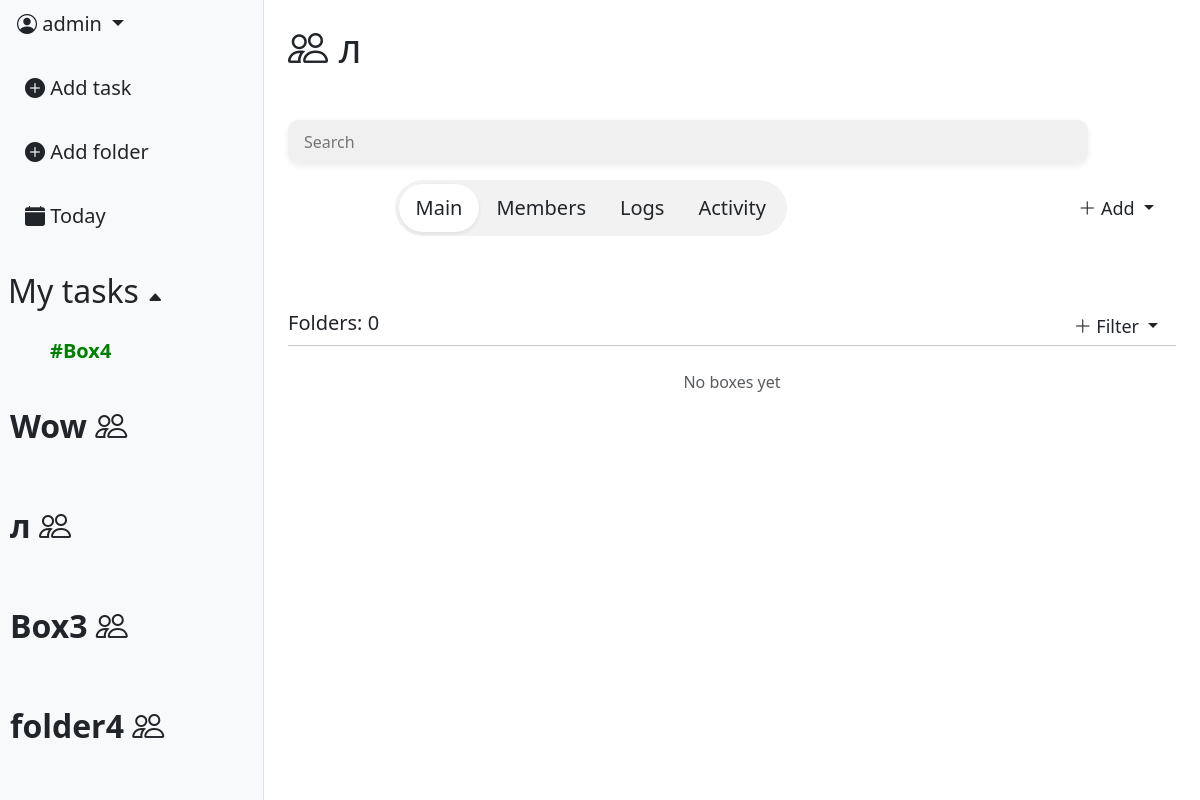
Page /workspace/12/ (signed in) on the earlier database version.
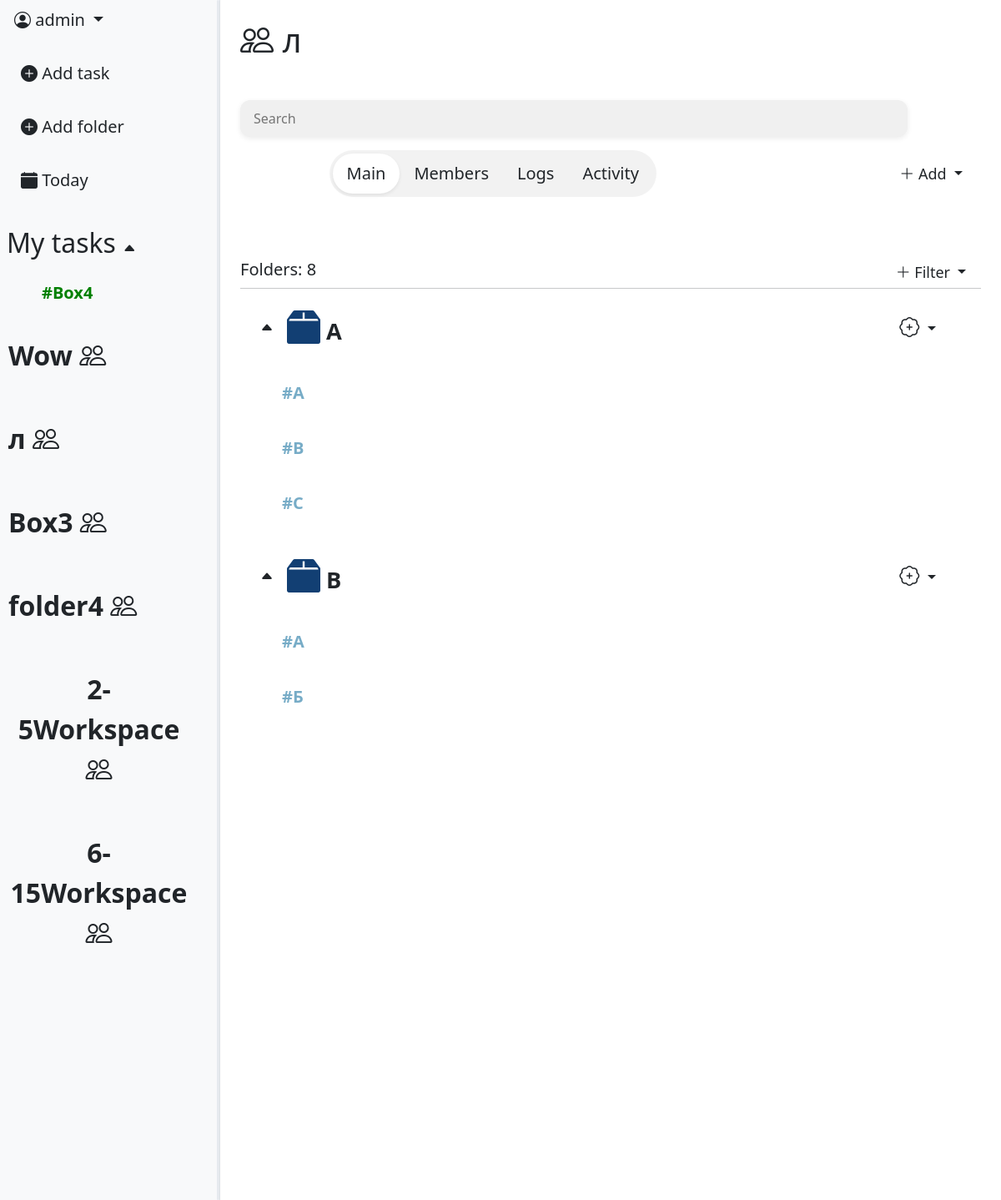
Same page on the later database version.
### task_app/models.py (models this page shows, shortened)
class Folder(models.Model):
    COLOR_VARIATION = [
        ("#77acc7", "🔵Air blue"),
        ("#9966cc", "🟣Amethust"),
        ("#008000", "🟢Apple Green"),
        ("#ff033e", "🔴Red rose"),
        ("#ffe135", "🟡Banana yellow"),
        ("#ff6500", "🟠Sunset"),
        ("#000000", "⚫Black"),
    ]
    color = models.CharField(max_length=30, choices=COLOR_VARIATION, default="#77acc7")
    name = models.CharField(max_length=16)
    box = models.ForeignKey(Box, null=True, blank=True, on_delete=models.CASCADE, default=None, related_name='folders')
    created_at = models.DateTimeField(auto_now_add=True)
    creator = models.ForeignKey(User, on_delete=models.CASCADE)
    workspace = models.ForeignKey(Workspace, on_delete=models.CASCADE, null=True, blank=True, default=None)

class Workspace(models.Model):
    INVITE_PERMISSION = [
        ("owner_only", "Only owner"),
        ("owner_admin", "Owner & Admin"),
                ]
    WORKSPACE_SPACE = [
        ("one", "Just me"),
        ("two_five", "Group (2-5)"),
        ("six_fifteen", "Team (6-15)"),
    ]
    SPACE_LIMITS = {
        "one": 1,
        "two_five": 5,
        "six_fifteen": 15,
    }
    name = models.CharField(max_length=64)
    invite_role = models.CharField(max_length=16,
                                choices=INVITE_PERMISSION,
                                default='owner_admin')
    workspace_space = models.CharField(max_length=16, choices=WORKSPACE_SPACE, default='one')
    icon = models.ImageField(null=True, blank=True)
    created_at = models.DateTimeField(auto_now_add=True)
    owner = models.ForeignKey(User,
                            on_delete=models.CASCADE,
                            related_name='workspace_creator')

class Box(models.Model):
    COLOR_VARIATION_BOX = [
        ("#123F73", "🔵Deep ocean"),
        ("#D2A1FE", "🟣Violet"),
        ("#33DEB8", "🟢Aquamarine"),
        ("#6D020E", "🔴Red wine"),
        ("#FCF6A7", "🟡Sand"),
        ("#774C06", "🟤Terracotta"),
        ("#000000", "⚫Black"),
    ]
    workspace = models.ForeignKey(Workspace, on_delete=models.CASCADE)
    name = models.CharField(max_length=24)
    color = models.CharField(max_length=32, choices=COLOR_VARIATION_BOX, default="#123F73")
    created_at = models.DateTimeField(auto_now_add=True)
    creator = models.ForeignKey(User, on_delete=models.CASCADE)

### workspace_app/views.py (the view, shortened to what this page needs)
# urls.py: path('workspace/<int:pk>/', views.WorkspaceDetailView.as_view(), name="workspace_detail"),
class WorkspaceDetailView(LoginRequiredMixin, DetailView):
    model = Workspace
    context_object_name = "workspace"
    template_name = "workspace/workspace_detail.html"
    def get_queryset(self):
        return Workspace.objects.filter(
            members__member=self.request.user,
            members__is_active=True
        )
    def get_context_data(self, **kwargs):
        context = super().get_context_data(**kwargs)
        context['tab'] = self.request.GET.get('tab', 'main')
        context['boxes'] = Box.objects.filter(
            workspace=self.object
        ).prefetch_related('folders')
        context['members'] = WorkspaceMember.objects.filter(
            workspace=self.object,
            is_active=True
        ).select_related('member').annotate(
            role_order=Case(
                When(role='owner', then=0),
                When(role='admin', then=1),
                When(role='member', then=2),
                default=3,
                output_field=IntegerField()
            )
        ).order_by('role_order')
        context['folders'] = Folder.objects.filter(
            creator=self.request.user,
            box__isnull=True
        )
        context['workspaces'] = Workspace.objects.filter(
            members__member=self.request.user,
            members__is_active=True
        )
        context['user_role'] = WorkspaceMember.objects.get(
            workspace=self.object,
            member=self.request.user
        ).role
        context["box_form"] = BoxForm()
        context["folders_count"] = Folder.objects.filter(workspace=self.object).count()
        context['task_form'] = TaskForm()
        context['folder_form'] = FolderForm()
        boxes_data = []
        for box in context['boxes']:
            boxes_data.append({
                'id': box.pk,
                'name': box.name,
                'folders': [
                    {'id': f.pk, 'name': f.name}
                    for f in box.folders.all()
                ]
            })
        context['boxes_json'] = json.dumps(boxes_data)
        if context['tab'] == 'logs':
                if context['user_role'] != 'owner':
                    raise Http404
        return context

### templates/workspace/workspace_detail.html (shortened to what this page needs)
{% extends 'base.html' %}
{% load static %}
{% load custom_tags %}
{% block content %}
    <div class="d-flex">
        {% include 'includes/leftbar.html' %}
        <div class="p-4" style="flex: 1 1 0; min-width: 0;">
            <h1><i class="bi bi-people"></i> {{workspace.name}}</h1>
            <br>
            <div class="mb-3 mt-3" style="max-width: 800px;">
                <input type="text" class="custom-search" id="workspace-search" placeholder="Search">
            </div>
            <div class="d-flex align-items-center" style="margin-left: 12%;">
                <div class="d-inline-flex p-1 rounded-pill"
                    style="background: rgba(0, 0, 0, 0.05); {% if user_role == 'member' %}width: fit-content{% endif %}">
                    <a href="?tab=main"
                        class="btn btn-lg rounded-pill px-3 {% if tab == 'main' %}bg-white shadow-sm{% endif %}">
                        Main
                    </a>
                    {% if user_role == 'owner' or user_role == 'admin' %}
                    <a href="?tab=members"
                        class="btn btn-lg rounded-pill px-3 {% if tab == 'members' %}bg-white shadow-sm{% endif %}">
                        Members
                    </a>
                    {% endif %}
                    {% if user_role == 'owner' %}
                    <a href="?tab=logs"
                        class="btn btn-lg rounded-pill px-3 {% if tab == 'logs' %}bg-white shadow-sm{% endif %}">
                        Logs
                    </a>
                    {% endif %}
                    <a href="?tab=activity"
                        class="btn btn-lg rounded-pill px-3 {% if tab == 'activity' %}bg-white shadow-sm{% endif %}">
                        Activity
                    </a>
                </div>
                <div class="ms-auto">
                    {% if user_role == 'owner' or user_role == 'admin' %}
                        <div class="dropdown">
                            <button class="btn btn-sm dropdown-toggle custom_priorety_select_menu_lg"
                                type="button" data-bs-toggle="dropdown">
                                <i class="bi bi-plus-lg"></i> Add
                            </button>
                        </div>
                    {% elif user_role == 'member' %}
                        <button class="btn" data-bs-toggle="modal" data-bs-target="#AddBoxModal">
                            <i class="bi bi-plus-lg"></i> Add box
                        </button>
                    {% endif %}
                </div>
            </div>
            <br><br>
            {% if tab == 'main' %}
                {% include 'workspace/main_tab.html' %}
            {% elif tab == 'members' and user_role in 'owner admin' %}
                {% include 'workspace/members_tab.html' %}
            {% elif tab == 'logs' and user_role == 'owner' %}
                {% include 'workspace/logs_tab.html' %}
            {% elif tab == 'activity' %}
                {% include 'workspace/activity_tab.html' %}
            {% endif %}
        </div>
    </div>
{% endblock %}

### templates/base.html (shortened to what this page needs)
<!DOCTYPE html>
<html lang="en">
<head>
    <link href="https://cdn.jsdelivr.net/npm/bootstrap@5.3.0/dist/css/bootstrap.min.css" rel="stylesheet">
    <link rel="stylesheet" href="https://cdn.jsdelivr.net/npm/bootstrap-icons@1.11.0/font/bootstrap-icons.css">
    <link rel="stylesheet" href="https://cdn.jsdelivr.net/npm/simplebar@latest/dist/simplebar.css">
    <link rel="stylesheet" href="https://cdn.jsdelivr.net/npm/flatpickr/dist/flatpickr.min.css">
    {% load static %}
    <link rel="stylesheet" href="{% static 'css/modal_style.css'%}">
</head>
<body>
    {% block content %}
    {% endblock %}
</body>
</html>

### templates/includes/leftbar.html (shortened to what this page needs)
<div id="leftbar" class="bg-light border-end d-flex flex-column" style="width: 22%; height: 100vh; position: relative; overflow: hidden;">
    <div class="flex-shrink-0">
        <div class="dropdown-center mb-3">
            <button class="btn btn-lg dropdown-toggle" type="button" data-bs-toggle="dropdown" aria-expanded="false">
                <i class="bi bi-person-circle"></i>  {{ user.username }}
            </button>
        </div>
        <div class="d-flex flex-column align-items-start gap-3 ps-2">
            <a class="btn btn-lg"
                data-bs-toggle="modal"
                data-bs-target="#TaskModal"
                data-workspace-id="{{ workspace.pk }}">
                <i class="bi bi-plus-circle-fill"></i> Add task
            </a>
            <a class="btn btn-lg"
                data-bs-toggle="modal"
                data-bs-target="#FolderModal"
                data-workspace-id="{{ workspace.pk }}">
                <i class="bi bi-plus-circle-fill"></i> Add folder
            </a>
            <a class="btn btn-lg" href="{% url 'tasks:task_list' %}">
                <i class="bi bi-calendar-fill"></i> Today
            </a>
        </div>
    </div>
    <br>
    {% if workspace and current_folder %}
        <div class="ps-2 mt-2">
            <a href="{% url 'workspace:workspace_detail' workspace.pk %}"
                class="btn btn-lg ps-2 fw-bold" style="font-size: 1.6rem;">
                <i class="bi bi-people"></i> {{ workspace.name }}
            </a>
        </div>
        <div style="flex: 1 1 0; min-height: 0; overflow-y: auto; overflow-x: hidden; margin-right: 10px;">
            {% for box in workspace_boxes %}
                <div class="folder-row d-flex align-items-center justify-content-between p-2 rounded"
                    style="cursor: pointer; user-select: none;"
                    onclick="toggleBox({{ box.pk }})">
                    <span class="btn btn-lg fw-bold ps-2" style="font-size: 1.5rem;">
                        <i id="box-arrow-{{ box.pk }}" class="bi bi-caret-up-fill" style="font-size: 14px;"></i>
                        {{ box.name }}
                    </span>
                </div>
                <div id="box-folder-{{ box.pk }}" class="ps-4" style="overflow: hidden; transition: 0.3s;">
                    {% for folder in box.folders.all %}
                        <div class="folder-row d-flex align-items-center p-2 rounded">
                            <a href="{% url 'workspace:folder-detail' pk=workspace.pk folder_id=folder.pk %}"
                                class="btn btn-lg"
                                style="color: {{ folder.color }}; font-weight: bold; font-size: 1.4rem;">
                                #{{ folder.name }}
                            </a>
                        </div>
                    {% endfor %}
                </div>
            {% endfor %}
        </div>
    {% else %}
        <div class="ps-2 mt-2">
            <h2 id="folders-toggle" style="cursor: pointer; user-select: none;">
                My tasks <span id="folders-arrow" class="bi bi-caret-up-fill" style="font-size: 16px;"></span>
            </h2>
        </div>
        <div id="folder_list" style="max-height: 300px; overflow-y: auto; overflow-x: hidden; margin-right: 10px;">
            <div class="d-flex flex-column align-items-start gap-3 ps-4">
                {% for folder in folders %}
                    <div class="folder-row d-flex align-items-center justify-content-between p-2 rounded">
                        <a
                        href="{% url 'tasks:folder-tasks' folder.pk %}"
                        class="btn btn-lg"
                        style="color: {{ folder.color }}; font-weight: bold;"
                        >
                        #{{ folder.name }}
                        </a>
                    </div>
                {% endfor %}
            </div>
        </div>
        <div id="workspace_list" style="flex: 1 1 0; min-height: 0; overflow-y: auto; overflow-x: hidden; margin-right: 10px;">
            <div class="d-flex flex-column align-items-start gap-3 ps-0">
                {% for workspace in workspaces %}
                    <div class="folder-row d-flex align-items-center justify-content-between p-2 rounded">
                        <a
                        href="{% url 'workspace:workspace_detail' workspace.pk %}"
                        class="btn btn-lg ps-0"
                        style="font-size: 32px; font-weight: 600;"
                        >
                        {{ workspace.name }}  <i class="bi bi-people"></i>
                        </a>
                    </div>
                {% endfor %}
            </div>
        </div>
    {% endif %}
    <div id="leftbar-resizer"
        style="position: absolute;
            top: 0;right: 0; width: 3.5px; height: 100%;cursor: col-resize;
            z-index: 100;">
    </div>
</div>

### templates/workspace/main_tab.html (shortened to what this page needs)
<br>
<div class="d-flex align-items-center">
    <h5>Folders: {{ folders_count }}</h5>
    <div class="ms-auto">
       <div class="dropdown">
            <button class="btn btn-sm dropdown-toggle custom_priorety_select_menu_lg"
                type="button" data-bs-toggle="dropdown">
                <i class="bi bi-plus-lg"></i> Filter
            </button>
        </div>
    </div>
</div>
<hr class="m-0">
<div id="boxes-container" style="max-height: 500px; overflow-y: auto; overflow-x: hidden; padding-bottom: 140px;">
    {% for box in boxes %}
        <div class="d-flex align-items-center p-3" data-box-id="{{ box.pk }}" data-name="{{ box.name }}" style="cursor: pointer; user-select: none;" onclick="toggleBox({{ box.pk }})">
            <i id="box-arrow-{{ box.pk }}" class="bi bi-caret-up-fill ms-2"></i>
            <p class="ms-3 mb-0" style="font-size: 1.7rem; font-weight: bold;">
                <i class="bi bi-box2-fill" style="font-size: 2.5rem; color: {{ box.color }};"></i>
                {{ box.name }}
            </p>
            <div class="dropdown ms-auto" onclick="event.stopPropagation()">
                <button class="btn btn-sm dropdown-toggle custom_priorety_select_menu_lg"
                    type="button" data-bs-toggle="dropdown">
                    <i class="bi bi-patch-plus" style="font-size: 1.5rem;"></i>
                </button>
            </div>
        </div>
        <div id="box-folder-{{ box.pk }}" class="ps-4 pb-2" style="overflow: hidden; transition: 0.3s;">
            {% for folder in box.folders.all %}
                <div class="folder-row d-flex align-items-center justify-content-between p-2 rounded">
                    <a
                        href="{% url 'workspace:folder-detail' pk=box.workspace.pk folder_id=folder.pk %}"
                        class="btn btn-lg"
                        style="color: {{ folder.color }}; font-weight: bold;"
                        >
                        #{{ folder.name }}
                    </a>
                </div>
            {% endfor%}
        </div>
    {% empty %}
        <p class="text-muted text-center mt-4">No boxes yet</p>
    {% endfor %}
</div>

### templates/workspace/modal_delete_box.html (shortened to what this page needs)
{% load static %}

Differences in the rows shown:
now on this page (row unchanged): Workspace: name "2-5Workspace"
now on this page (row unchanged): Workspace: name "6-15Workspace"
added Box: name "A"
added Folder: name "A"
added Folder: name "B", shown under "A"
added Folder: name "C", shown under "A"
added Box: name "B"
added Folder: name "А", shown under "B"
added Folder: name "Б", shown under "B"
Other differences:
{{ folders_count }}: "0" → "8"
text no longer shown: "No boxes yet"
